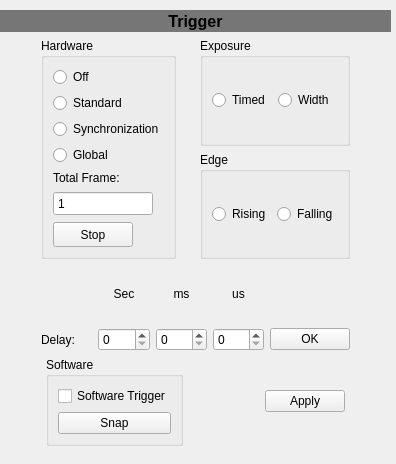
<?xml version="1.0" encoding="UTF-8"?>
<ui version="4.0">
 <class>CamTrigger</class>
 <widget class="QWidget" name="CamTrigger">
  <property name="geometry">
   <rect>
    <x>0</x>
    <y>0</y>
    <width>396</width>
    <height>464</height>
   </rect>
  </property>
  <property name="windowTitle">
   <string>Form</string>
  </property>
  <widget class="QWidget" name="horizontalLayoutWidget">
   <property name="geometry">
    <rect>
     <x>0</x>
     <y>10</y>
     <width>391</width>
     <height>442</height>
    </rect>
   </property>
   <layout class="QGridLayout" name="gridLayout_2">
    <property name="bottomMargin">
     <number>6</number>
    </property>
    <item row="2" column="2">
     <widget class="QLabel" name="labnSec">
      <property name="text">
       <string>Sec</string>
      </property>
      <property name="alignment">
       <set>Qt::AlignCenter</set>
      </property>
     </widget>
    </item>
    <item row="3" column="6">
     <spacer name="horizontalSpacer_4">
      <property name="orientation">
       <enum>Qt::Horizontal</enum>
      </property>
      <property name="sizeHint" stdset="0">
       <size>
        <width>40</width>
        <height>20</height>
       </size>
      </property>
     </spacer>
    </item>
    <item row="3" column="2">
     <widget class="QSpinBox" name="spbSec"/>
    </item>
    <item row="2" column="3">
     <widget class="QLabel" name="labnMs">
      <property name="text">
       <string>ms</string>
      </property>
      <property name="alignment">
       <set>Qt::AlignCenter</set>
      </property>
     </widget>
    </item>
    <item row="3" column="4">
     <widget class="QSpinBox" name="spbUs"/>
    </item>
    <item row="0" column="0" colspan="7">
     <widget class="QLabel" name="labnTitle">
      <property name="sizePolicy">
       <sizepolicy hsizetype="Minimum" vsizetype="Fixed">
        <horstretch>0</horstretch>
        <verstretch>0</verstretch>
       </sizepolicy>
      </property>
      <property name="minimumSize">
       <size>
        <width>0</width>
        <height>22</height>
       </size>
      </property>
      <property name="font">
       <font>
        <pointsize>12</pointsize>
        <weight>75</weight>
        <bold>true</bold>
       </font>
      </property>
      <property name="styleSheet">
       <string notr="true">background-color: rgb(118, 118, 118);</string>
      </property>
      <property name="text">
       <string>Trigger</string>
      </property>
      <property name="alignment">
       <set>Qt::AlignCenter</set>
      </property>
     </widget>
    </item>
    <item row="3" column="1">
     <widget class="QLabel" name="labnDelay">
      <property name="text">
       <string>Delay:</string>
      </property>
     </widget>
    </item>
    <item row="3" column="3">
     <widget class="QSpinBox" name="spbMs"/>
    </item>
    <item row="4" column="1" colspan="5">
     <layout class="QHBoxLayout" name="horizontalLayout_4">
      <property name="leftMargin">
       <number>5</number>
      </property>
      <property name="rightMargin">
       <number>5</number>
      </property>
      <item>
       <widget class="QGroupBox" name="groupBox_4">
        <property name="title">
         <string>Software</string>
        </property>
        <layout class="QGridLayout" name="gridLayout_5">
         <item row="0" column="0">
          <layout class="QVBoxLayout" name="verticalLayout_2">
           <item>
            <widget class="QCheckBox" name="cbSoftwareTrigger">
             <property name="text">
              <string>Software Trigger</string>
             </property>
            </widget>
           </item>
           <item>
            <widget class="QPushButton" name="pbSnap">
             <property name="text">
              <string>Snap</string>
             </property>
            </widget>
           </item>
          </layout>
         </item>
        </layout>
       </widget>
      </item>
      <item>
       <spacer name="horizontalSpacer_2">
        <property name="orientation">
         <enum>Qt::Horizontal</enum>
        </property>
        <property name="sizeHint" stdset="0">
         <size>
          <width>40</width>
          <height>20</height>
         </size>
        </property>
       </spacer>
      </item>
      <item>
       <widget class="QPushButton" name="pbApply">
        <property name="text">
         <string>Apply</string>
        </property>
       </widget>
      </item>
     </layout>
    </item>
    <item row="2" column="4">
     <widget class="QLabel" name="labnUs">
      <property name="text">
       <string>us</string>
      </property>
      <property name="alignment">
       <set>Qt::AlignCenter</set>
      </property>
     </widget>
    </item>
    <item row="3" column="5">
     <widget class="QPushButton" name="pbOk">
      <property name="text">
       <string>OK</string>
      </property>
     </widget>
    </item>
    <item row="3" column="0">
     <spacer name="horizontalSpacer_3">
      <property name="orientation">
       <enum>Qt::Horizontal</enum>
      </property>
      <property name="sizeHint" stdset="0">
       <size>
        <width>40</width>
        <height>20</height>
       </size>
      </property>
     </spacer>
    </item>
    <item row="1" column="1" colspan="5">
     <layout class="QHBoxLayout" name="horizontalLayout_3">
      <property name="leftMargin">
       <number>0</number>
      </property>
      <property name="rightMargin">
       <number>0</number>
      </property>
      <item>
       <widget class="QGroupBox" name="groupBox">
        <property name="title">
         <string>Hardware</string>
        </property>
        <layout class="QGridLayout" name="gridLayout">
         <item row="0" column="0">
          <layout class="QVBoxLayout" name="verticalLayout">
           <item>
            <widget class="QRadioButton" name="rbOff">
             <property name="text">
              <string>Off</string>
             </property>
            </widget>
           </item>
           <item>
            <widget class="QRadioButton" name="rbStandard">
             <property name="text">
              <string>Standard</string>
             </property>
            </widget>
           </item>
           <item>
            <widget class="QRadioButton" name="rbSynchronization">
             <property name="text">
              <string>Synchronization</string>
             </property>
            </widget>
           </item>
           <item>
            <widget class="QRadioButton" name="rbGlobal">
             <property name="text">
              <string>Global</string>
             </property>
            </widget>
           </item>
           <item>
            <widget class="QLabel" name="labNum">
             <property name="text">
              <string>Total Frame:</string>
             </property>
            </widget>
           </item>
           <item>
            <widget class="QSpinBox" name="spbNum">
             <property name="minimumSize">
              <size>
               <width>0</width>
               <height>25</height>
              </size>
             </property>
             <property name="maximumSize">
              <size>
               <width>100</width>
               <height>16777215</height>
              </size>
             </property>
             <property name="buttonSymbols">
              <enum>QAbstractSpinBox::NoButtons</enum>
             </property>
             <property name="maximum">
              <number>999999</number>
             </property>
             <property name="value">
              <number>1</number>
             </property>
            </widget>
           </item>
           <item>
            <widget class="QPushButton" name="pbStop">
             <property name="minimumSize">
              <size>
               <width>0</width>
               <height>25</height>
              </size>
             </property>
             <property name="maximumSize">
              <size>
               <width>80</width>
               <height>16777215</height>
              </size>
             </property>
             <property name="text">
              <string>Stop</string>
             </property>
            </widget>
           </item>
          </layout>
         </item>
        </layout>
       </widget>
      </item>
      <item>
       <spacer name="horizontalSpacer">
        <property name="orientation">
         <enum>Qt::Horizontal</enum>
        </property>
        <property name="sizeHint" stdset="0">
         <size>
          <width>40</width>
          <height>20</height>
         </size>
        </property>
       </spacer>
      </item>
      <item>
       <layout class="QVBoxLayout" name="verticalLayout_3">
        <item>
         <widget class="QGroupBox" name="groupBox_2">
          <property name="title">
           <string>Exposure</string>
          </property>
          <layout class="QGridLayout" name="gridLayout_3">
           <item row="0" column="0">
            <layout class="QHBoxLayout" name="horizontalLayout_2">
             <item>
              <widget class="QRadioButton" name="rbTimed">
               <property name="text">
                <string>Timed</string>
               </property>
              </widget>
             </item>
             <item>
              <widget class="QRadioButton" name="rbWidth">
               <property name="text">
                <string>Width</string>
               </property>
              </widget>
             </item>
            </layout>
           </item>
          </layout>
         </widget>
        </item>
        <item>
         <widget class="QGroupBox" name="groupBox_3">
          <property name="title">
           <string>Edge</string>
          </property>
          <layout class="QGridLayout" name="gridLayout_4">
           <item row="0" column="0">
            <layout class="QHBoxLayout" name="horizontalLayout">
             <item>
              <widget class="QRadioButton" name="rbRising">
               <property name="text">
                <string>Rising</string>
               </property>
              </widget>
             </item>
             <item>
              <widget class="QRadioButton" name="rbFalling">
               <property name="text">
                <string>Falling</string>
               </property>
              </widget>
             </item>
            </layout>
           </item>
          </layout>
         </widget>
        </item>
       </layout>
      </item>
     </layout>
    </item>
   </layout>
  </widget>
 </widget>
 <resources/>
 <connections/>
</ui>
